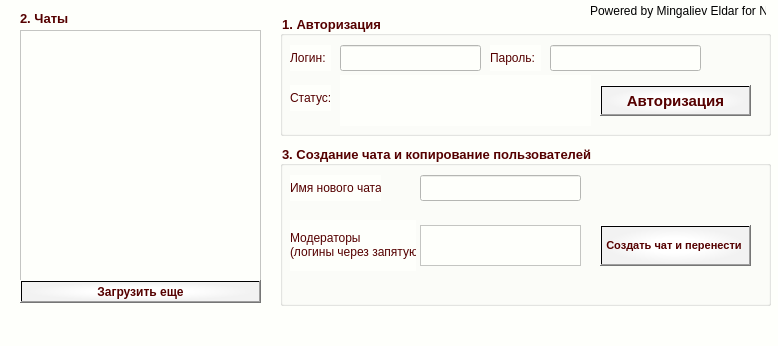
<?xml version="1.0" encoding="UTF-8"?>
<ui version="4.0">
 <class>MainWindow</class>
 <widget class="QMainWindow" name="MainWindow">
  <property name="geometry">
   <rect>
    <x>0</x>
    <y>0</y>
    <width>778</width>
    <height>346</height>
   </rect>
  </property>
  <property name="palette">
   <palette>
    <active>
     <colorrole role="WindowText">
      <brush brushstyle="SolidPattern">
       <color alpha="255">
        <red>0</red>
        <green>0</green>
        <blue>0</blue>
       </color>
      </brush>
     </colorrole>
     <colorrole role="Button">
      <brush brushstyle="SolidPattern">
       <color alpha="255">
        <red>254</red>
        <green>255</green>
        <blue>251</blue>
       </color>
      </brush>
     </colorrole>
     <colorrole role="Midlight">
      <brush brushstyle="SolidPattern">
       <color alpha="255">
        <red>255</red>
        <green>255</green>
        <blue>255</blue>
       </color>
      </brush>
     </colorrole>
     <colorrole role="Dark">
      <brush brushstyle="SolidPattern">
       <color alpha="255">
        <red>127</red>
        <green>127</green>
        <blue>127</blue>
       </color>
      </brush>
     </colorrole>
     <colorrole role="Mid">
      <brush brushstyle="SolidPattern">
       <color alpha="255">
        <red>170</red>
        <green>170</green>
        <blue>170</blue>
       </color>
      </brush>
     </colorrole>
     <colorrole role="Text">
      <brush brushstyle="SolidPattern">
       <color alpha="255">
        <red>0</red>
        <green>0</green>
        <blue>0</blue>
       </color>
      </brush>
     </colorrole>
     <colorrole role="BrightText">
      <brush brushstyle="SolidPattern">
       <color alpha="255">
        <red>255</red>
        <green>255</green>
        <blue>255</blue>
       </color>
      </brush>
     </colorrole>
     <colorrole role="ButtonText">
      <brush brushstyle="SolidPattern">
       <color alpha="255">
        <red>0</red>
        <green>0</green>
        <blue>0</blue>
       </color>
      </brush>
     </colorrole>
     <colorrole role="Base">
      <brush brushstyle="SolidPattern">
       <color alpha="255">
        <red>254</red>
        <green>255</green>
        <blue>251</blue>
       </color>
      </brush>
     </colorrole>
     <colorrole role="Window">
      <brush brushstyle="SolidPattern">
       <color alpha="255">
        <red>254</red>
        <green>255</green>
        <blue>251</blue>
       </color>
      </brush>
     </colorrole>
     <colorrole role="Shadow">
      <brush brushstyle="SolidPattern">
       <color alpha="255">
        <red>0</red>
        <green>0</green>
        <blue>0</blue>
       </color>
      </brush>
     </colorrole>
     <colorrole role="AlternateBase">
      <brush brushstyle="SolidPattern">
       <color alpha="255">
        <red>255</red>
        <green>255</green>
        <blue>255</blue>
       </color>
      </brush>
     </colorrole>
     <colorrole role="ToolTipBase">
      <brush brushstyle="SolidPattern">
       <color alpha="255">
        <red>255</red>
        <green>255</green>
        <blue>220</blue>
       </color>
      </brush>
     </colorrole>
     <colorrole role="ToolTipText">
      <brush brushstyle="SolidPattern">
       <color alpha="255">
        <red>0</red>
        <green>0</green>
        <blue>0</blue>
       </color>
      </brush>
     </colorrole>
     <colorrole role="PlaceholderText">
      <brush brushstyle="SolidPattern">
       <color alpha="150">
        <red>127</red>
        <green>127</green>
        <blue>127</blue>
       </color>
      </brush>
     </colorrole>
    </active>
    <inactive>
     <colorrole role="WindowText">
      <brush brushstyle="SolidPattern">
       <color alpha="255">
        <red>0</red>
        <green>0</green>
        <blue>0</blue>
       </color>
      </brush>
     </colorrole>
     <colorrole role="Button">
      <brush brushstyle="SolidPattern">
       <color alpha="255">
        <red>254</red>
        <green>255</green>
        <blue>251</blue>
       </color>
      </brush>
     </colorrole>
     <colorrole role="Midlight">
      <brush brushstyle="SolidPattern">
       <color alpha="255">
        <red>255</red>
        <green>255</green>
        <blue>255</blue>
       </color>
      </brush>
     </colorrole>
     <colorrole role="Dark">
      <brush brushstyle="SolidPattern">
       <color alpha="255">
        <red>127</red>
        <green>127</green>
        <blue>127</blue>
       </color>
      </brush>
     </colorrole>
     <colorrole role="Mid">
      <brush brushstyle="SolidPattern">
       <color alpha="255">
        <red>170</red>
        <green>170</green>
        <blue>170</blue>
       </color>
      </brush>
     </colorrole>
     <colorrole role="Text">
      <brush brushstyle="SolidPattern">
       <color alpha="255">
        <red>0</red>
        <green>0</green>
        <blue>0</blue>
       </color>
      </brush>
     </colorrole>
     <colorrole role="BrightText">
      <brush brushstyle="SolidPattern">
       <color alpha="255">
        <red>255</red>
        <green>255</green>
        <blue>255</blue>
       </color>
      </brush>
     </colorrole>
     <colorrole role="ButtonText">
      <brush brushstyle="SolidPattern">
       <color alpha="255">
        <red>0</red>
        <green>0</green>
        <blue>0</blue>
       </color>
      </brush>
     </colorrole>
     <colorrole role="Base">
      <brush brushstyle="SolidPattern">
       <color alpha="255">
        <red>254</red>
        <green>255</green>
        <blue>251</blue>
       </color>
      </brush>
     </colorrole>
     <colorrole role="Window">
      <brush brushstyle="SolidPattern">
       <color alpha="255">
        <red>254</red>
        <green>255</green>
        <blue>251</blue>
       </color>
      </brush>
     </colorrole>
     <colorrole role="Shadow">
      <brush brushstyle="SolidPattern">
       <color alpha="255">
        <red>0</red>
        <green>0</green>
        <blue>0</blue>
       </color>
      </brush>
     </colorrole>
     <colorrole role="AlternateBase">
      <brush brushstyle="SolidPattern">
       <color alpha="255">
        <red>255</red>
        <green>255</green>
        <blue>255</blue>
       </color>
      </brush>
     </colorrole>
     <colorrole role="ToolTipBase">
      <brush brushstyle="SolidPattern">
       <color alpha="255">
        <red>255</red>
        <green>255</green>
        <blue>220</blue>
       </color>
      </brush>
     </colorrole>
     <colorrole role="ToolTipText">
      <brush brushstyle="SolidPattern">
       <color alpha="255">
        <red>0</red>
        <green>0</green>
        <blue>0</blue>
       </color>
      </brush>
     </colorrole>
     <colorrole role="PlaceholderText">
      <brush brushstyle="SolidPattern">
       <color alpha="150">
        <red>127</red>
        <green>127</green>
        <blue>127</blue>
       </color>
      </brush>
     </colorrole>
    </inactive>
    <disabled>
     <colorrole role="WindowText">
      <brush brushstyle="SolidPattern">
       <color alpha="255">
        <red>127</red>
        <green>127</green>
        <blue>127</blue>
       </color>
      </brush>
     </colorrole>
     <colorrole role="Button">
      <brush brushstyle="SolidPattern">
       <color alpha="255">
        <red>254</red>
        <green>255</green>
        <blue>251</blue>
       </color>
      </brush>
     </colorrole>
     <colorrole role="Midlight">
      <brush brushstyle="SolidPattern">
       <color alpha="255">
        <red>255</red>
        <green>255</green>
        <blue>255</blue>
       </color>
      </brush>
     </colorrole>
     <colorrole role="Dark">
      <brush brushstyle="SolidPattern">
       <color alpha="255">
        <red>127</red>
        <green>127</green>
        <blue>127</blue>
       </color>
      </brush>
     </colorrole>
     <colorrole role="Mid">
      <brush brushstyle="SolidPattern">
       <color alpha="255">
        <red>170</red>
        <green>170</green>
        <blue>170</blue>
       </color>
      </brush>
     </colorrole>
     <colorrole role="Text">
      <brush brushstyle="SolidPattern">
       <color alpha="255">
        <red>127</red>
        <green>127</green>
        <blue>127</blue>
       </color>
      </brush>
     </colorrole>
     <colorrole role="BrightText">
      <brush brushstyle="SolidPattern">
       <color alpha="255">
        <red>255</red>
        <green>255</green>
        <blue>255</blue>
       </color>
      </brush>
     </colorrole>
     <colorrole role="ButtonText">
      <brush brushstyle="SolidPattern">
       <color alpha="255">
        <red>127</red>
        <green>127</green>
        <blue>127</blue>
       </color>
      </brush>
     </colorrole>
     <colorrole role="Base">
      <brush brushstyle="SolidPattern">
       <color alpha="255">
        <red>254</red>
        <green>255</green>
        <blue>251</blue>
       </color>
      </brush>
     </colorrole>
     <colorrole role="Window">
      <brush brushstyle="SolidPattern">
       <color alpha="255">
        <red>254</red>
        <green>255</green>
        <blue>251</blue>
       </color>
      </brush>
     </colorrole>
     <colorrole role="Shadow">
      <brush brushstyle="SolidPattern">
       <color alpha="255">
        <red>0</red>
        <green>0</green>
        <blue>0</blue>
       </color>
      </brush>
     </colorrole>
     <colorrole role="AlternateBase">
      <brush brushstyle="SolidPattern">
       <color alpha="255">
        <red>255</red>
        <green>255</green>
        <blue>255</blue>
       </color>
      </brush>
     </colorrole>
     <colorrole role="ToolTipBase">
      <brush brushstyle="SolidPattern">
       <color alpha="255">
        <red>255</red>
        <green>255</green>
        <blue>220</blue>
       </color>
      </brush>
     </colorrole>
     <colorrole role="ToolTipText">
      <brush brushstyle="SolidPattern">
       <color alpha="255">
        <red>0</red>
        <green>0</green>
        <blue>0</blue>
       </color>
      </brush>
     </colorrole>
     <colorrole role="PlaceholderText">
      <brush brushstyle="SolidPattern">
       <color alpha="150">
        <red>127</red>
        <green>127</green>
        <blue>127</blue>
       </color>
      </brush>
     </colorrole>
    </disabled>
   </palette>
  </property>
  <property name="contextMenuPolicy">
   <enum>Qt::DefaultContextMenu</enum>
  </property>
  <property name="windowTitle">
   <string>Управление скайпом</string>
  </property>
  <property name="autoFillBackground">
   <bool>false</bool>
  </property>
  <property name="styleSheet">
   <string notr="true">background-color: rgb(254, 255, 251);</string>
  </property>
  <property name="documentMode">
   <bool>false</bool>
  </property>
  <widget class="QWidget" name="centralwidget">
   <widget class="QLabel" name="label_3">
    <property name="geometry">
     <rect>
      <x>290</x>
      <y>220</y>
      <width>126</width>
      <height>51</height>
     </rect>
    </property>
    <property name="styleSheet">
     <string notr="true">color: rgb(85, 0, 0);</string>
    </property>
    <property name="text">
     <string>&lt;html&gt;&lt;head/&gt;&lt;body&gt;&lt;p&gt;Модераторы&lt;br/&gt;(логины через запятую):&lt;/p&gt;&lt;/body&gt;&lt;/html&gt;</string>
    </property>
   </widget>
   <widget class="QTableWidget" name="chats">
    <property name="geometry">
     <rect>
      <x>20</x>
      <y>30</y>
      <width>241</width>
      <height>251</height>
     </rect>
    </property>
    <property name="styleSheet">
     <string notr="true"/>
    </property>
   </widget>
   <widget class="QGroupBox" name="groupBox">
    <property name="geometry">
     <rect>
      <x>280</x>
      <y>15</y>
      <width>491</width>
      <height>121</height>
     </rect>
    </property>
    <property name="font">
     <font>
      <family>Arial</family>
      <pointsize>10</pointsize>
      <weight>75</weight>
      <bold>true</bold>
     </font>
    </property>
    <property name="toolTip">
     <string/>
    </property>
    <property name="toolTipDuration">
     <number>-1</number>
    </property>
    <property name="styleSheet">
     <string notr="true">color: rgb(85, 0, 0);</string>
    </property>
    <property name="title">
     <string>1. Авторизация</string>
    </property>
    <property name="alignment">
     <set>Qt::AlignLeading|Qt::AlignLeft|Qt::AlignTop</set>
    </property>
    <property name="flat">
     <bool>false</bool>
    </property>
    <property name="checkable">
     <bool>false</bool>
    </property>
    <widget class="QPushButton" name="auth">
     <property name="geometry">
      <rect>
       <x>320</x>
       <y>70</y>
       <width>151</width>
       <height>31</height>
      </rect>
     </property>
     <property name="font">
      <font>
       <family>Arial</family>
       <pointsize>11</pointsize>
       <weight>75</weight>
       <bold>true</bold>
      </font>
     </property>
     <property name="styleSheet">
      <string notr="true">background-color: qradialgradient(spread:pad, cx:0.5, cy:0.5, radius:0.5, fx:0.494, fy:0.505364, stop:0.403409 rgba(255, 255, 255, 255), stop:0.948864 rgba(242, 242, 242, 255));
border-color: rgb(190, 190, 190);</string>
     </property>
     <property name="text">
      <string>Авторизация</string>
     </property>
     <property name="checkable">
      <bool>false</bool>
     </property>
     <property name="autoDefault">
      <bool>false</bool>
     </property>
     <property name="default">
      <bool>false</bool>
     </property>
     <property name="flat">
      <bool>false</bool>
     </property>
    </widget>
    <widget class="QLabel" name="label_5">
     <property name="geometry">
      <rect>
       <x>210</x>
       <y>30</y>
       <width>51</width>
       <height>26</height>
      </rect>
     </property>
     <property name="styleSheet">
      <string notr="true">color: rgb(85, 0, 0);
border: none</string>
     </property>
     <property name="frameShape">
      <enum>QFrame::NoFrame</enum>
     </property>
     <property name="text">
      <string>Пароль:</string>
     </property>
    </widget>
    <widget class="QLineEdit" name="login">
     <property name="geometry">
      <rect>
       <x>60</x>
       <y>30</y>
       <width>141</width>
       <height>26</height>
      </rect>
     </property>
     <property name="styleSheet">
      <string notr="true"/>
     </property>
    </widget>
    <widget class="QLineEdit" name="password">
     <property name="geometry">
      <rect>
       <x>270</x>
       <y>30</y>
       <width>151</width>
       <height>26</height>
      </rect>
     </property>
     <property name="styleSheet">
      <string notr="true"/>
     </property>
     <property name="echoMode">
      <enum>QLineEdit::Password</enum>
     </property>
    </widget>
    <widget class="QLabel" name="label_7">
     <property name="geometry">
      <rect>
       <x>60</x>
       <y>60</y>
       <width>251</width>
       <height>51</height>
      </rect>
     </property>
     <property name="font">
      <font>
       <family>Arial</family>
       <pointsize>9</pointsize>
       <weight>75</weight>
       <bold>true</bold>
      </font>
     </property>
     <property name="layoutDirection">
      <enum>Qt::LeftToRight</enum>
     </property>
     <property name="styleSheet">
      <string notr="true">color: rgb(170, 0, 0);
border: 0px</string>
     </property>
     <property name="text">
      <string/>
     </property>
     <property name="textFormat">
      <enum>Qt::AutoText</enum>
     </property>
     <property name="scaledContents">
      <bool>false</bool>
     </property>
     <property name="alignment">
      <set>Qt::AlignLeading|Qt::AlignLeft|Qt::AlignVCenter</set>
     </property>
     <property name="wordWrap">
      <bool>true</bool>
     </property>
    </widget>
    <widget class="QLabel" name="label_4">
     <property name="geometry">
      <rect>
       <x>10</x>
       <y>30</y>
       <width>41</width>
       <height>26</height>
      </rect>
     </property>
     <property name="styleSheet">
      <string notr="true">color: rgb(85, 0, 0);</string>
     </property>
     <property name="text">
      <string>Логин:</string>
     </property>
    </widget>
    <widget class="QLabel" name="label_8">
     <property name="geometry">
      <rect>
       <x>10</x>
       <y>70</y>
       <width>41</width>
       <height>26</height>
      </rect>
     </property>
     <property name="styleSheet">
      <string notr="true">color: rgb(85, 0, 0);</string>
     </property>
     <property name="text">
      <string>Статус:</string>
     </property>
    </widget>
   </widget>
   <widget class="QGroupBox" name="groupBox_3">
    <property name="geometry">
     <rect>
      <x>280</x>
      <y>145</y>
      <width>491</width>
      <height>161</height>
     </rect>
    </property>
    <property name="font">
     <font>
      <family>Arial</family>
      <pointsize>10</pointsize>
      <weight>75</weight>
      <bold>true</bold>
     </font>
    </property>
    <property name="toolTip">
     <string/>
    </property>
    <property name="toolTipDuration">
     <number>-1</number>
    </property>
    <property name="styleSheet">
     <string notr="true">color: rgb(85, 0, 0);</string>
    </property>
    <property name="title">
     <string>3. Создание чата и копирование пользователей</string>
    </property>
    <property name="alignment">
     <set>Qt::AlignLeading|Qt::AlignLeft|Qt::AlignTop</set>
    </property>
    <property name="flat">
     <bool>false</bool>
    </property>
    <property name="checkable">
     <bool>false</bool>
    </property>
    <widget class="QLineEdit" name="newChatName">
     <property name="geometry">
      <rect>
       <x>140</x>
       <y>30</y>
       <width>161</width>
       <height>26</height>
      </rect>
     </property>
     <property name="styleSheet">
      <string notr="true"/>
     </property>
    </widget>
    <widget class="QPushButton" name="createChat">
     <property name="geometry">
      <rect>
       <x>320</x>
       <y>80</y>
       <width>151</width>
       <height>41</height>
      </rect>
     </property>
     <property name="font">
      <font>
       <family>Arial</family>
       <pointsize>8</pointsize>
       <weight>75</weight>
       <bold>true</bold>
      </font>
     </property>
     <property name="cursor">
      <cursorShape>ArrowCursor</cursorShape>
     </property>
     <property name="mouseTracking">
      <bool>false</bool>
     </property>
     <property name="autoFillBackground">
      <bool>false</bool>
     </property>
     <property name="styleSheet">
      <string notr="true">background-color: qradialgradient(spread:pad, cx:0.5, cy:0.5, radius:0.5, fx:0.494, fy:0.505364, stop:0.403409 rgba(255, 255, 255, 255), stop:0.948864 rgba(242, 242, 242, 255));</string>
     </property>
     <property name="text">
      <string>Создать чат и перенести </string>
     </property>
     <property name="autoExclusive">
      <bool>false</bool>
     </property>
    </widget>
    <widget class="QLabel" name="label_2">
     <property name="geometry">
      <rect>
       <x>10</x>
       <y>30</y>
       <width>91</width>
       <height>26</height>
      </rect>
     </property>
     <property name="styleSheet">
      <string notr="true"/>
     </property>
     <property name="text">
      <string>Имя нового чата:</string>
     </property>
    </widget>
    <widget class="QTextEdit" name="moderatorName">
     <property name="geometry">
      <rect>
       <x>140</x>
       <y>80</y>
       <width>161</width>
       <height>41</height>
      </rect>
     </property>
     <property name="styleSheet">
      <string notr="true"/>
     </property>
    </widget>
   </widget>
   <widget class="QLabel" name="label">
    <property name="geometry">
     <rect>
      <x>20</x>
      <y>10</y>
      <width>61</width>
      <height>16</height>
     </rect>
    </property>
    <property name="font">
     <font>
      <family>Arial</family>
      <pointsize>10</pointsize>
      <weight>75</weight>
      <bold>true</bold>
     </font>
    </property>
    <property name="styleSheet">
     <string notr="true">color: rgb(85, 0, 0);</string>
    </property>
    <property name="text">
     <string>2. Чаты</string>
    </property>
   </widget>
   <widget class="QLabel" name="label_6">
    <property name="geometry">
     <rect>
      <x>590</x>
      <y>0</y>
      <width>176</width>
      <height>21</height>
     </rect>
    </property>
    <property name="text">
     <string>Powered by Mingaliev Eldar for Neti</string>
    </property>
   </widget>
   <widget class="QPushButton" name="loadMore">
    <property name="geometry">
     <rect>
      <x>20</x>
      <y>280</y>
      <width>241</width>
      <height>23</height>
     </rect>
    </property>
    <property name="font">
     <font>
      <family>Arial</family>
      <weight>75</weight>
      <bold>true</bold>
     </font>
    </property>
    <property name="styleSheet">
     <string notr="true">background-color:qradialgradient(spread:pad, cx:0.5, cy:0.5, radius:0.5, fx:0.494, fy:0.505364, stop:0.403409 rgba(255, 255, 255, 255), stop:0.948864 rgba(242, 242, 242, 255));
color: rgb(85, 0, 0);</string>
    </property>
    <property name="text">
     <string>Загрузить еще</string>
    </property>
   </widget>
   <zorder>groupBox</zorder>
   <zorder>groupBox_3</zorder>
   <zorder>label_3</zorder>
   <zorder>chats</zorder>
   <zorder>label</zorder>
   <zorder>label_6</zorder>
   <zorder>loadMore</zorder>
  </widget>
  <widget class="QMenuBar" name="menubar">
   <property name="geometry">
    <rect>
     <x>0</x>
     <y>0</y>
     <width>778</width>
     <height>21</height>
    </rect>
   </property>
  </widget>
  <widget class="QStatusBar" name="statusbar"/>
 </widget>
 <tabstops>
  <tabstop>login</tabstop>
  <tabstop>password</tabstop>
  <tabstop>newChatName</tabstop>
  <tabstop>createChat</tabstop>
  <tabstop>chats</tabstop>
  <tabstop>auth</tabstop>
 </tabstops>
 <resources/>
 <connections/>
 <designerdata>
  <property name="gridDeltaX">
   <number>10</number>
  </property>
  <property name="gridDeltaY">
   <number>10</number>
  </property>
  <property name="gridSnapX">
   <bool>true</bool>
  </property>
  <property name="gridSnapY">
   <bool>true</bool>
  </property>
  <property name="gridVisible">
   <bool>true</bool>
  </property>
 </designerdata>
</ui>
